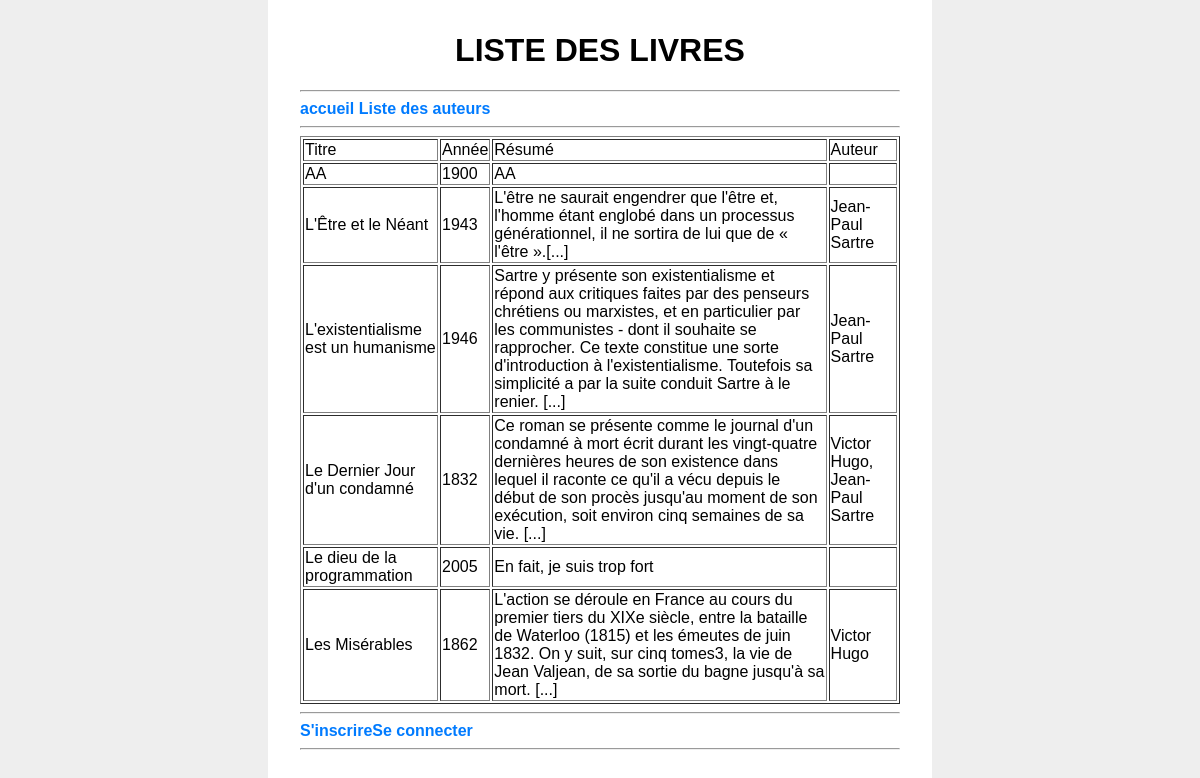
Page /listeLivres.php on the committed database.
### tables this page shows
CREATE TABLE IF NOT EXISTS `livre` (
  `id_livre` int(11) NOT NULL AUTO_INCREMENT,
  `titre` varchar(50) NOT NULL,
  `annee` varchar(4) NOT NULL,
  `resume` text NOT NULL,
  PRIMARY KEY (`id_livre`)
);

CREATE TABLE IF NOT EXISTS `ecrire` (
  `ref_livre` int(11) NOT NULL,
  `ref_auteur` int(11) NOT NULL DEFAULT '13',
  PRIMARY KEY (`ref_livre`,`ref_auteur`),
  KEY `fk_ecrire_auteur` (`ref_auteur`)
);

### listeLivres.php (the view, shortened to what this page needs)
<?php
$bdd = new PDO('mysql:host=localhost;dbname=mls_projet2;charset=utf8', 'root', '');
$requete = $bdd->prepare('SELECT *, CONCAT(auteur.prenom, " ", auteur.nom) as nom FROM livre
LEFT JOIN ecrire ON livre.id_livre=ecrire.ref_livre
LEFT JOIN auteur ON ecrire.ref_auteur=auteur.id_auteur
order by livre.titre');
$requete->execute();
$liste = $requete->fetchAll();
?>
<head>
    <link href="CSS/style.css" rel="stylesheet">
    <link href="https://cdn.datatables.net/2.1.8/css/dataTables.dataTables.css" rel="stylesheet">
    <link href="https://cdn.datatables.net/responsive/3.0.3/css/responsive.dataTables.css" rel="stylesheet">
</head>
<body>
<h1>LISTE DES LIVRES</h1>
<hr>
<a href="index.php">accueil</a>
<a href="listeAuteur.php">Liste des auteurs</a>
<hr>
<table id= "example" border="1">
    <thead>
    <tr>
        <td>Titre</td>
        <td>Année</td>
        <td>Résumé</td>
        <td>Auteur</td>
    </tr>
    </thead>
    <tbody>
    <?php
    $j = count($liste);
    for ($i=0; $i < $j; $i++) {
        if ($liste[$i]['titre'] == $liste[$i+1]['titre']) {
            $liste[$i+1]['nom'] = $liste[$i]['nom'].", ".$liste[$i+1]['nom'];
            $j=$j-1;
        }else{
            ?>
            <tr>
                <td>
                    <?= $liste[$i]['titre']?>
                </td>
                <td>
                    <?= $liste[$i]['annee']?>
                </td>
                <td>
                    <?= $liste[$i]['resume']?>
                </td>
                <td>
                    <?= $liste[$i]['nom']?>
                </td>
            </tr>
            <?php
        }
    }
    ?>
</table>
<hr>
<?php
if (isset($_SESSION['nom'])){
    echo '<a href="profil.php">Mon profil</a>';
    echo '<a href="Gestion/gestionDeconnexion.php">se déconnecter</a>';
} else{
    echo '<a href="inscription.php">S\'inscrire</a>';
    echo '<a href="connexion.php">Se connecter</a>';
}
?>
<hr>
</body>

### CSS/style.css (style rules this page uses)
body { padding: 32px; margin: auto; width: 600px; background: white }
a { color: #007bff; font-weight: bold; text-decoration: none; }
h1 { text-align: center; }

### rows in the picture
livre: titre "AA", annee "1900", resume "AA"
ecrire: ref_livre.titre "L'Être et le Néant", ref_livre.annee "1943", ref_livre.resume "L'être ne saurait engendrer que l'être et, l'homme étant englobé dans un processus générationnel, il ne sortira de lui que de « l'être ».[...]", nom "Jean-Paul Sartre"
ecrire: ref_livre.titre "L'existentialisme est un humanisme", ref_livre.annee "1946", ref_livre.resume "Sartre y présente son existentialisme et répond aux critiques faites par des penseurs chrétiens ou marxistes, et en particulier par les communistes - dont il souhaite se rapprocher. Ce texte constitue une sorte d'introduction à l'existentialisme. Toutefois sa simplicité a par la suite conduit Sartre à le renier. [...]", nom "Jean-Paul Sartre"
ecrire: ref_livre.titre "Le Dernier Jour d'un condamné", ref_livre.annee "1832", ref_livre.resume "Ce roman se présente comme le journal d'un condamné à mort écrit durant les vingt-quatre dernières heures de son existence dans lequel il raconte ce qu'il a vécu depuis le début de son procès jusqu'au moment de son exécution, soit environ cinq semaines de sa vie. [...]", nom "Victor Hugo, Jean-Paul Sartre"
livre: titre "Le dieu de la programmation", annee "2005", resume "En fait, je suis trop fort"
ecrire: ref_livre.titre "Les Misérables", ref_livre.annee "1862", ref_livre.resume "L'action se déroule en France au cours du premier tiers du XIXe siècle, entre la bataille de Waterloo (1815) et les émeutes de juin 1832. On y suit, sur cinq tomes3, la vie de Jean Valjean, de sa sortie du bagne jusqu'à sa mort. [...]", nom "Victor Hugo"
